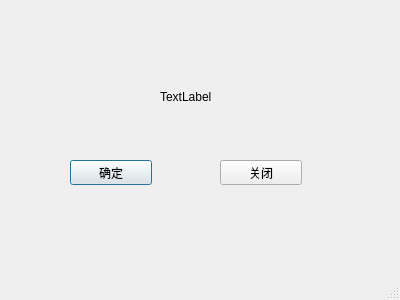
<?xml version="1.0" encoding="UTF-8"?>
<ui version="4.0">
 <class>Dialog</class>
 <widget class="QDialog" name="Dialog">
  <property name="geometry">
   <rect>
    <x>0</x>
    <y>0</y>
    <width>400</width>
    <height>300</height>
   </rect>
  </property>
  <property name="windowTitle">
   <string>Dialog</string>
  </property>
  <property name="sizeGripEnabled">
   <bool>true</bool>
  </property>
  <widget class="QPushButton" name="Button_ok">
   <property name="geometry">
    <rect>
     <x>70</x>
     <y>160</y>
     <width>82</width>
     <height>25</height>
    </rect>
   </property>
   <property name="text">
    <string>确定</string>
   </property>
  </widget>
  <widget class="QPushButton" name="Button_close">
   <property name="geometry">
    <rect>
     <x>220</x>
     <y>160</y>
     <width>82</width>
     <height>25</height>
    </rect>
   </property>
   <property name="text">
    <string>关闭</string>
   </property>
  </widget>
  <widget class="QLabel" name="label">
   <property name="geometry">
    <rect>
     <x>160</x>
     <y>90</y>
     <width>63</width>
     <height>13</height>
    </rect>
   </property>
   <property name="text">
    <string>TextLabel</string>
   </property>
  </widget>
 </widget>
 <resources/>
 <connections>
  <connection>
   <sender>Button_close</sender>
   <signal>clicked()</signal>
   <receiver>Dialog</receiver>
   <slot>close()</slot>
   <hints>
    <hint type="sourcelabel">
     <x>248</x>
     <y>170</y>
    </hint>
    <hint type="destinationlabel">
     <x>247</x>
     <y>218</y>
    </hint>
   </hints>
  </connection>
 </connections>
</ui>
